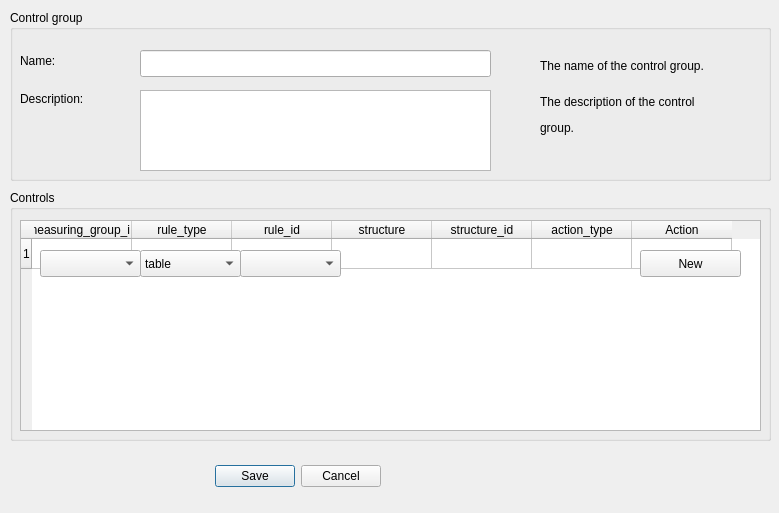
<?xml version="1.0" encoding="UTF-8"?>
<ui version="4.0">
 <class>dialog_create_control_group</class>
 <widget class="QDialog" name="dialog_create_control_group">
  <property name="geometry">
   <rect>
    <x>0</x>
    <y>0</y>
    <width>779</width>
    <height>513</height>
   </rect>
  </property>
  <property name="windowTitle">
   <string>Create control group</string>
  </property>
  <widget class="QDialogButtonBox" name="buttonbox">
   <property name="geometry">
    <rect>
     <x>190</x>
     <y>460</y>
     <width>191</width>
     <height>32</height>
    </rect>
   </property>
   <property name="layoutDirection">
    <enum>Qt::LeftToRight</enum>
   </property>
   <property name="orientation">
    <enum>Qt::Horizontal</enum>
   </property>
   <property name="standardButtons">
    <set>QDialogButtonBox::Cancel|QDialogButtonBox::Save</set>
   </property>
   <property name="centerButtons">
    <bool>false</bool>
   </property>
  </widget>
  <widget class="QGroupBox" name="groupbox_measuring_group">
   <property name="geometry">
    <rect>
     <x>10</x>
     <y>10</y>
     <width>761</width>
     <height>171</height>
    </rect>
   </property>
   <property name="title">
    <string>Control group</string>
   </property>
   <widget class="QLabel" name="label_measuring_group_id_info">
    <property name="geometry">
     <rect>
      <x>200</x>
      <y>90</y>
      <width>311</width>
      <height>20</height>
     </rect>
    </property>
    <property name="text">
     <string/>
    </property>
   </widget>
   <widget class="QLabel" name="label_measuring_group_load_description">
    <property name="geometry">
     <rect>
      <x>530</x>
      <y>40</y>
      <width>231</width>
      <height>31</height>
     </rect>
    </property>
    <property name="text">
     <string>The name of the control group.</string>
    </property>
   </widget>
   <widget class="QLabel" name="label_measuring_group_description">
    <property name="geometry">
     <rect>
      <x>530</x>
      <y>80</y>
      <width>231</width>
      <height>51</height>
     </rect>
    </property>
    <property name="text">
     <string>&lt;html&gt;&lt;head/&gt;&lt;body&gt;&lt;p&gt;The description of the control&lt;/p&gt;&lt;p&gt;group.&lt;/p&gt;&lt;/body&gt;&lt;/html&gt;</string>
    </property>
   </widget>
   <widget class="QLabel" name="label">
    <property name="geometry">
     <rect>
      <x>10</x>
      <y>40</y>
      <width>111</width>
      <height>21</height>
     </rect>
    </property>
    <property name="text">
     <string>Name:</string>
    </property>
   </widget>
   <widget class="QLineEdit" name="lineedit_input_control_name">
    <property name="geometry">
     <rect>
      <x>130</x>
      <y>40</y>
      <width>351</width>
      <height>27</height>
     </rect>
    </property>
   </widget>
   <widget class="QLabel" name="label_input_control_description">
    <property name="geometry">
     <rect>
      <x>10</x>
      <y>80</y>
      <width>111</width>
      <height>17</height>
     </rect>
    </property>
    <property name="text">
     <string>Description:</string>
    </property>
   </widget>
   <widget class="QTextEdit" name="textedit_input_control_description">
    <property name="geometry">
     <rect>
      <x>130</x>
      <y>80</y>
      <width>351</width>
      <height>81</height>
     </rect>
    </property>
   </widget>
  </widget>
  <widget class="QGroupBox" name="groupbox_measuring_points">
   <property name="geometry">
    <rect>
     <x>10</x>
     <y>190</y>
     <width>761</width>
     <height>251</height>
    </rect>
   </property>
   <property name="title">
    <string>Controls</string>
   </property>
   <widget class="QTableWidget" name="tablewidget_input_control">
    <property name="geometry">
     <rect>
      <x>10</x>
      <y>30</y>
      <width>741</width>
      <height>211</height>
     </rect>
    </property>
    <property name="editTriggers">
     <set>QAbstractItemView::NoEditTriggers</set>
    </property>
    <attribute name="horizontalHeaderDefaultSectionSize">
     <number>100</number>
    </attribute>
    <row>
     <property name="text">
      <string>1</string>
     </property>
    </row>
    <column>
     <property name="text">
      <string>measuring_group_id</string>
     </property>
    </column>
    <column>
     <property name="text">
      <string>rule_type</string>
     </property>
    </column>
    <column>
     <property name="text">
      <string>rule_id</string>
     </property>
    </column>
    <column>
     <property name="text">
      <string>structure</string>
     </property>
    </column>
    <column>
     <property name="text">
      <string>structure_id</string>
     </property>
    </column>
    <column>
     <property name="text">
      <string>action_type</string>
     </property>
    </column>
    <column>
     <property name="text">
      <string>Action</string>
     </property>
    </column>
    <item row="0" column="1">
     <property name="text">
      <string/>
     </property>
    </item>
    <item row="0" column="2">
     <property name="text">
      <string/>
     </property>
    </item>
   </widget>
   <widget class="QComboBox" name="combobox_input_control_measuring_group">
    <property name="geometry">
     <rect>
      <x>30</x>
      <y>60</y>
      <width>101</width>
      <height>27</height>
     </rect>
    </property>
   </widget>
   <widget class="QComboBox" name="combobox_input_rule_type">
    <property name="geometry">
     <rect>
      <x>130</x>
      <y>60</y>
      <width>101</width>
      <height>27</height>
     </rect>
    </property>
    <item>
     <property name="text">
      <string>table</string>
     </property>
    </item>
   </widget>
   <widget class="QComboBox" name="combobox_input_rule_id">
    <property name="geometry">
     <rect>
      <x>230</x>
      <y>60</y>
      <width>101</width>
      <height>27</height>
     </rect>
    </property>
   </widget>
   <widget class="QPushButton" name="pushbutton_input_control_new">
    <property name="geometry">
     <rect>
      <x>630</x>
      <y>60</y>
      <width>101</width>
      <height>27</height>
     </rect>
    </property>
    <property name="text">
     <string>New</string>
    </property>
   </widget>
  </widget>
  <zorder>groupbox_measuring_points</zorder>
  <zorder>buttonbox</zorder>
  <zorder>groupbox_measuring_group</zorder>
 </widget>
 <resources/>
 <connections>
  <connection>
   <sender>buttonbox</sender>
   <signal>accepted()</signal>
   <receiver>dialog_create_control_group</receiver>
   <slot>accept()</slot>
   <hints>
    <hint type="sourcelabel">
     <x>248</x>
     <y>254</y>
    </hint>
    <hint type="destinationlabel">
     <x>157</x>
     <y>274</y>
    </hint>
   </hints>
  </connection>
  <connection>
   <sender>buttonbox</sender>
   <signal>rejected()</signal>
   <receiver>dialog_create_control_group</receiver>
   <slot>reject()</slot>
   <hints>
    <hint type="sourcelabel">
     <x>316</x>
     <y>260</y>
    </hint>
    <hint type="destinationlabel">
     <x>286</x>
     <y>274</y>
    </hint>
   </hints>
  </connection>
 </connections>
</ui>
